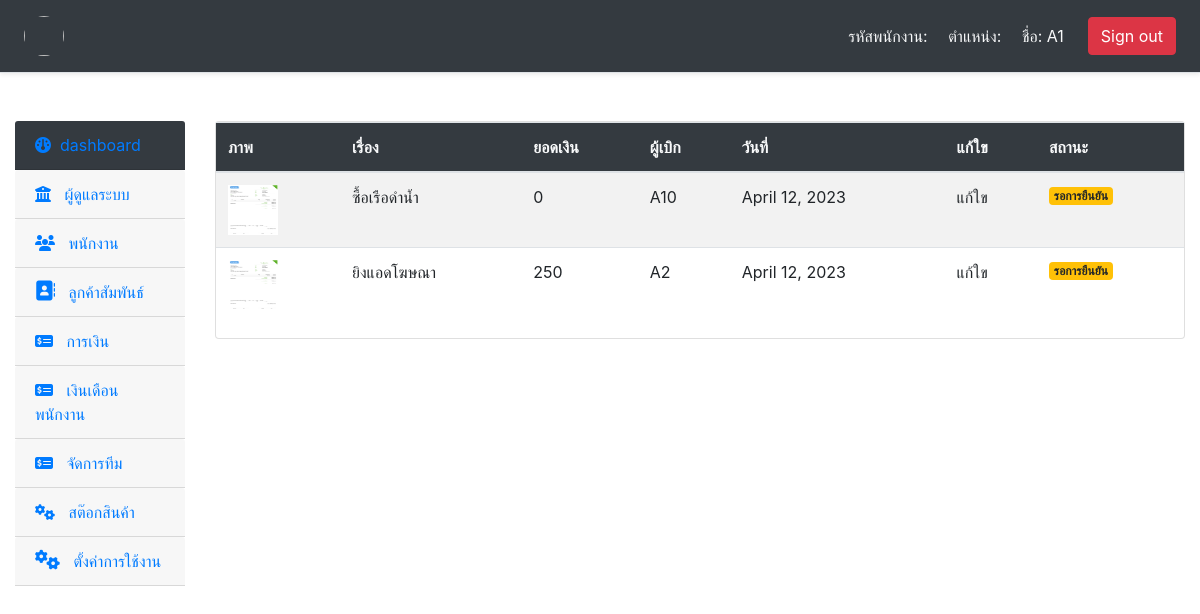
Page /money/ (signed in) on the committed database.
### app_money/models.py (models this page shows, shortened)
class ReceiptInvoice (models.Model): # การเบิกเงิน
    collector = models.OneToOneField(User,on_delete=models.CASCADE)#ผู้เบิก
    subject = models.OneToOneField(Subject,on_delete=models.CASCADE) # เรื่องขอเบิก
    details = models.TextField(null=True,blank=True) #รายละเอียดการเบิก
    money = models.PositiveBigIntegerField(default=0,blank=True) #จำนวนเงิน
    image1 = models.ImageField(upload_to='image_money',null=True,blank=True,default='default.png') #ภาพขอเบิกเงินที่ 1
    image2 = models.ImageField(upload_to='image_money',null=True,blank=True,default='default.png') #ภาพขอเบิกเงินที่ 2
    image3 = models.ImageField(upload_to='image_money',null=True,blank=True,default='default.png') #ภาพขอเบิกเงินที่ 3
    image4 = models.ImageField(upload_to='image_money',null=True,blank=True,default='default.png') #ภาพขอเบิกเงินที่ 4
    image5 = models.ImageField(upload_to='image_money',null=True,blank=True,default='default.png') #ภาพขอเบิกเงินที่ 5
    created_dat = models.DateField(auto_now_add=True,null=True,blank=True) #วันที่เบิก

class Subject (models.Model):
    name = models.CharField(max_length=255)
    def __str__(self) :
        return self.name

### app_money/views.py (the view)
# urls.py: path('',Dashboard,name='dashboard' ),
def dashboard (request):
    view_money = ReceiptInvoice.objects.all()
    return render(request,'html_money/money.html',{"view_money":view_money})

### templates/html_money/money.html
{% extends 'base/layout.html' %}
{% block content %}
{% load humanize %}
<table class="table table-striped ">
    <thead class='bg-dark text-light'>
      <tr>
        <th> ภาพ </th>
        <th> เรื่อง </th>
        <th> ยอดเงิน </th>
        <th> ผู้เบิก </th>
        <th> วันที่ </th>
        <th> แก้ใข </th>
        <th> สถานะ </th>
      </tr>
    </thead>
    <tbody>
      {% for money in view_money %}
      <tr>
        <td><img src="{{ money.image1.url}}"  width="50" height="50" alt="..."></td>
        <td> {{money.subject}} </td>
        <td> {{money.money | intcomma}}</td>
        <td> {{money.collector}} </td>
        <td> {{money.created_dat}} </td>
        <td>แก้ใข</a></td>
        <td><h6> <span class="badge badge-warning">รอการยืนยัน</span></h6></td>
      </tr>
      {% endfor %}
    </tbody>
</table>
{% endblock content %}

### templates/base/navbar.html
<div class="d-flex flex-column flex-md-row align-items-center p-3 px-md-4 mb-3 bg-dark border-bottom shadow-sm">
  <h5 class="my-0 mr-md-auto font-weight-normal text-light"><img src="{{ user.username.photo.url}} " width="40" height="40"class="rounded-circle" ></h5>
  <nav class="my-2 my-md-0 mr-md-3">
    <a class="p-2 text-light" href="#">รหัสพนักงาน: </a>
    <a class="p-2 text-light" href="#">ตำแหน่ง: </a>
    <a class="p-2 text-light" href="#">ชื่อ: {{user}}</a>
  </nav>
  <a class="btn btn-danger" href="/logout">Sign  out</a>
</div>

### rows in the picture
ReceiptInvoice: image1 (picture), subject "ซื้อเรือดำน้ำ", money "0", collector "A10", created_dat "April 12, 2023"
ReceiptInvoice: image1 (picture), subject "ยิงแอดโฆษณา", money "250", collector "A2", created_dat "April 12, 2023"

### other values in the picture
{{ user }} "A1"
